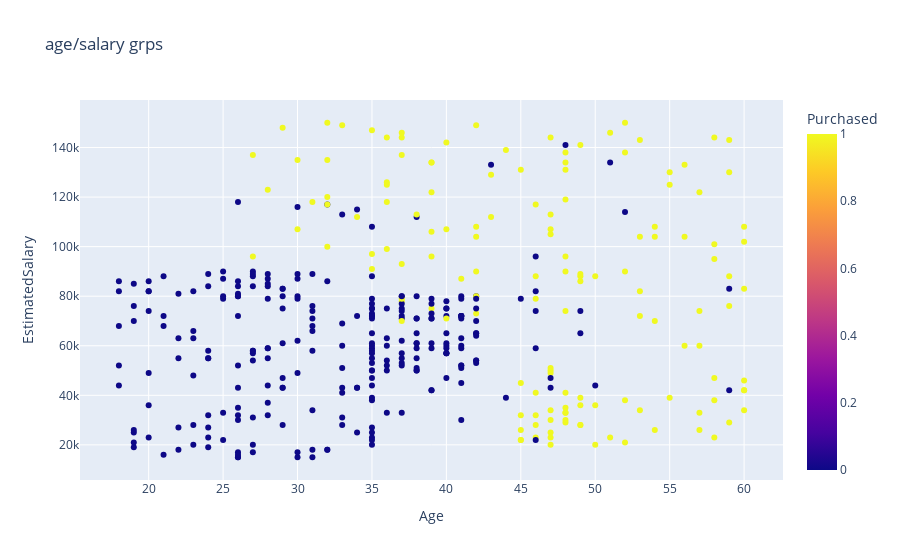

The notebook cell saved with this chart:
### Code cell
fig = px.scatter(
                    df, 
                    x='Age',
                    y='EstimatedSalary',
                    color='Purchased',
                    title='age/salary grps',)
fig.show()

### Figure 1 — Plotly figure (JSON) as saved in the notebook; plotly's stock layout.template omitted (floating-point values rounded to 4 significant figures; data arrays with more than 128 entries replaced by an {"elided": "..."} marker saying what was removed)
{"data": [{"hovertemplate": "Age=%{x}<br>EstimatedSalary=%{y}<br>Purchased=%{marker.color}<extra></extra>", "legendgroup": "", "marker": {"color": {"elided": "400 int values"}, "coloraxis": "coloraxis", "symbol": "circle"}, "mode": "markers", "name": "", "showlegend": false, "type": "scatter", "x": {"elided": "400 int values"}, "xaxis": "x", "y": {"elided": "400 int values"}, "yaxis": "y"}], "layout": {"coloraxis": {"colorbar": {"title": {"text": "Purchased"}}, "colorscale": [[0, "#0d0887"], [0.1111, "#46039f"], [0.2222, "#7201a8"], [0.3333, "#9c179e"], [0.4444, "#bd3786"], [0.5556, "#d8576b"], [0.6667, "#ed7953"], [0.7778, "#fb9f3a"], [0.8889, "#fdca26"], [1, "#f0f921"]]}, "legend": {"tracegroupgap": 0}, "title": {"text": "age/salary grps"}, "xaxis": {"anchor": "y", "domain": [0, 1], "title": {"text": "Age"}}, "yaxis": {"anchor": "x", "domain": [0, 1], "title": {"text": "EstimatedSalary"}}}}
